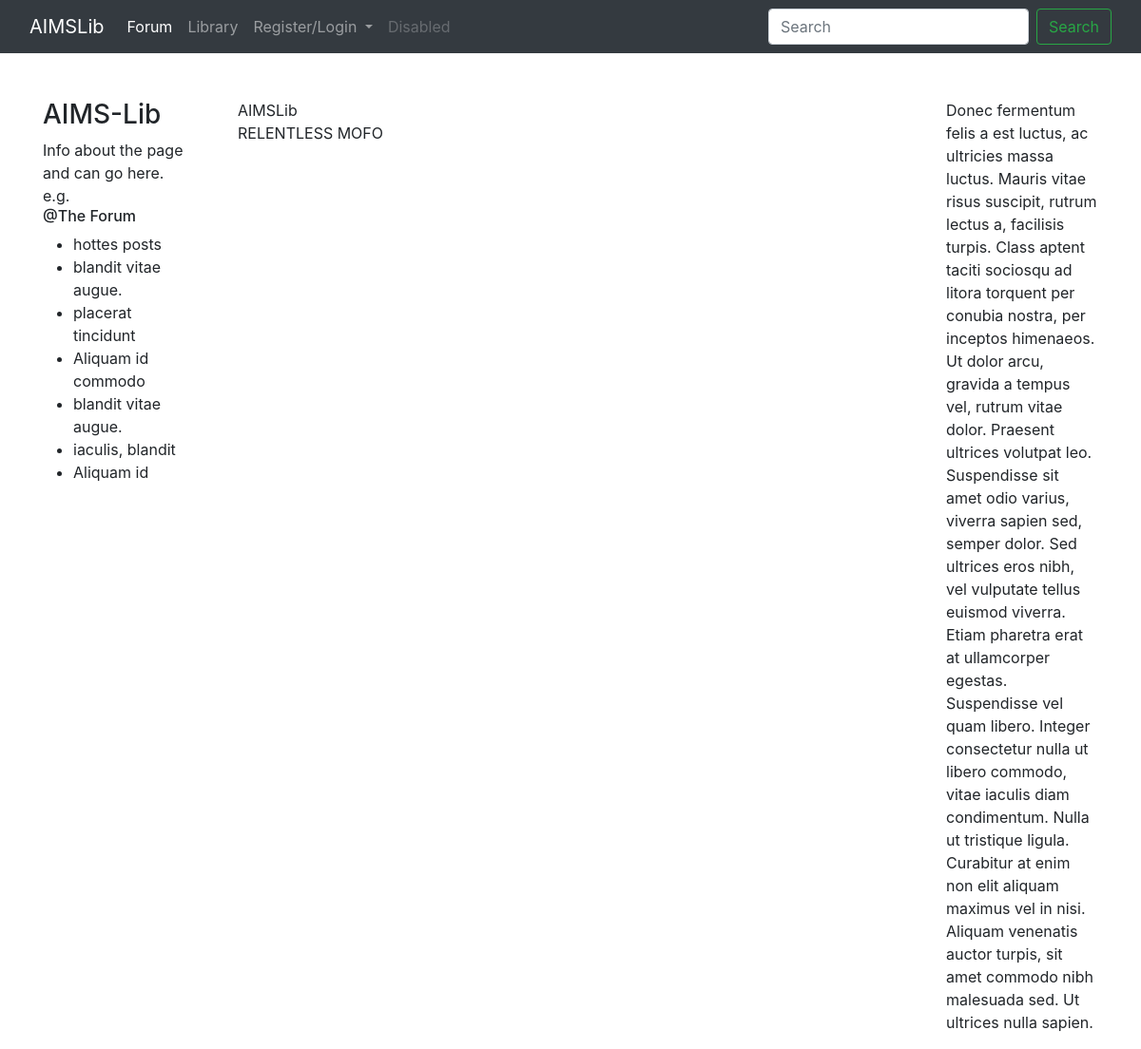
The page /Members/1/profile/ on the database as committed earlier.
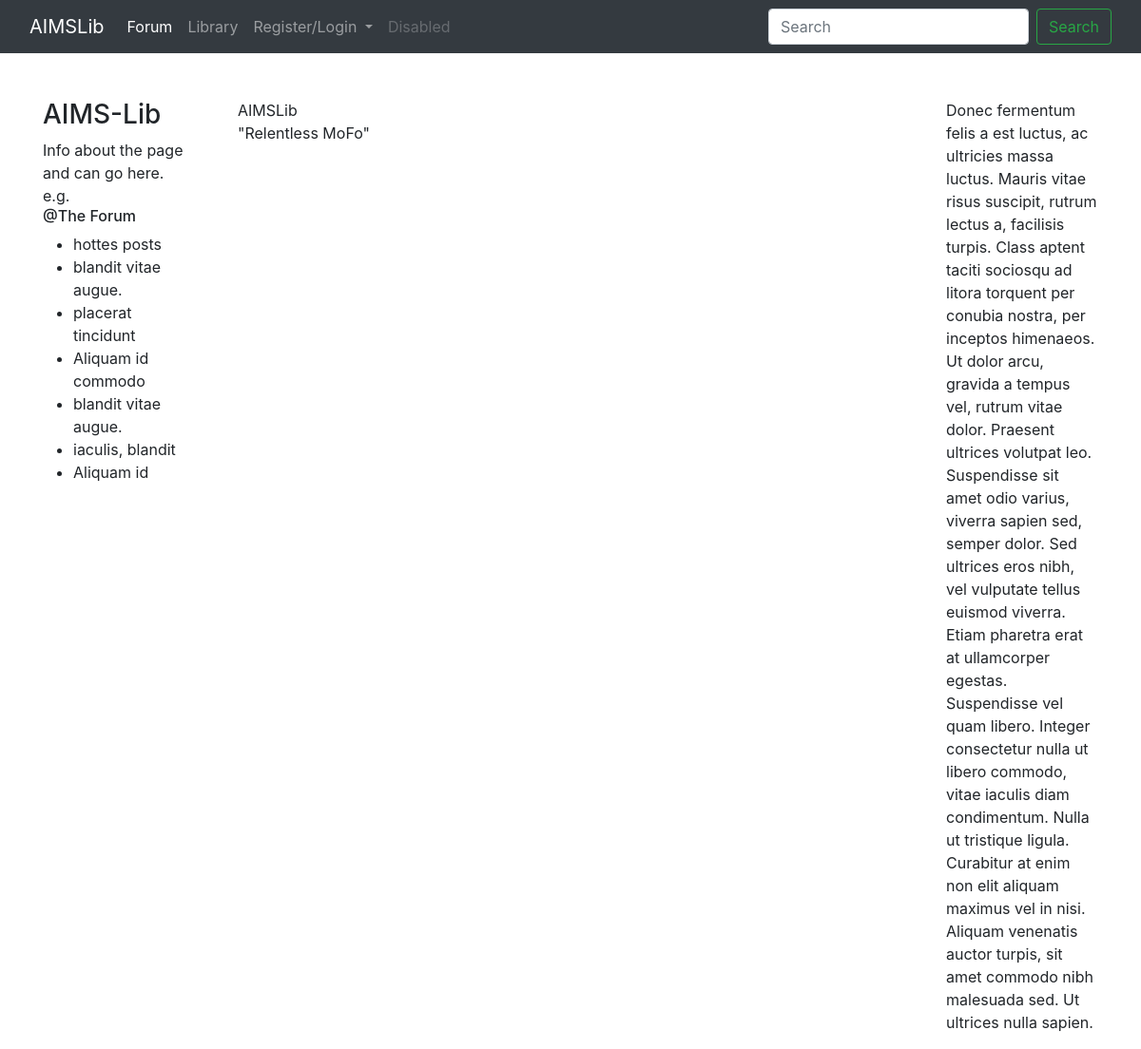
The same page on the database as committed later.
### Members/models.py (models this page shows)
class MemberProfile(models.Model):
    DAY_CHOICES = ("Monday", "Tuesday", "Wednesday", "Thursday", "Friday", "Saturday", "Sunday")
    DAY_CHOICES = ((d,d) for d in DAY_CHOICES)
    user_profile = models.OneToOneField(User, null=True, on_delete=models.CASCADE)
    power_quote = models.TextField(max_length=255, null=True, blank=True)
    profile_picture =  models.ImageField(null=True, blank=True, upload_to="path to images") ### STILL NEED TO SET IMAGE PATHS
    biography = RichTextField(blank=True, null=True)
    personal_website = models.CharField(max_length=255, null=True, blank=True)
    linked_in = models.CharField(max_length=255, null=True, blank=True)
    day_reset_time = models.TimeField(default=datetime.time(datetime(1800, 12, 25, 5, 0,0,0)))
    week_reset_day = models.CharField(max_length=100, choices=DAY_CHOICES, default="Monday")
    month_reset_day = models.PositiveIntegerField(default=1,validators=[MinValueValidator(1), MaxValueValidator(31)])
    year_reset_month = models.PositiveIntegerField(default=1,validators=[MinValueValidator(1), MaxValueValidator(12)])
    def __str__(self):
        return str(self.user_profile)

### Members/views.py (the view)
# urls.py: path('<int:pk>/profile/', MemberProfileView.as_view(), name='member-profile')
class MemberProfileView(generic.DetailView):
    model = MemberProfile
    template_name = "member_profile.html"
    def get_context_data(self,*args, **kwargs):
        context = super(MemberProfileView, self).get_context_data(*args, **kwargs)
        page_user = get_object_or_404(MemberProfile, id=self.kwargs['pk'])
        context['page_user'] = page_user
        return context

### Members/templates/member_profile.html (shortened to what this page needs)
{% extends 'base.html' %}
{% block content %}
<div class="container">
{{ page_user }}
<br/>
{{ page_user.power_quote }}
</div>
{% endblock %}

Rows that differ between the two databases and show on the page:
changed MemberProfile "AIMSLib": power_quote "RELENTLESS MOFO" → "\"Relentless MoFo\""
